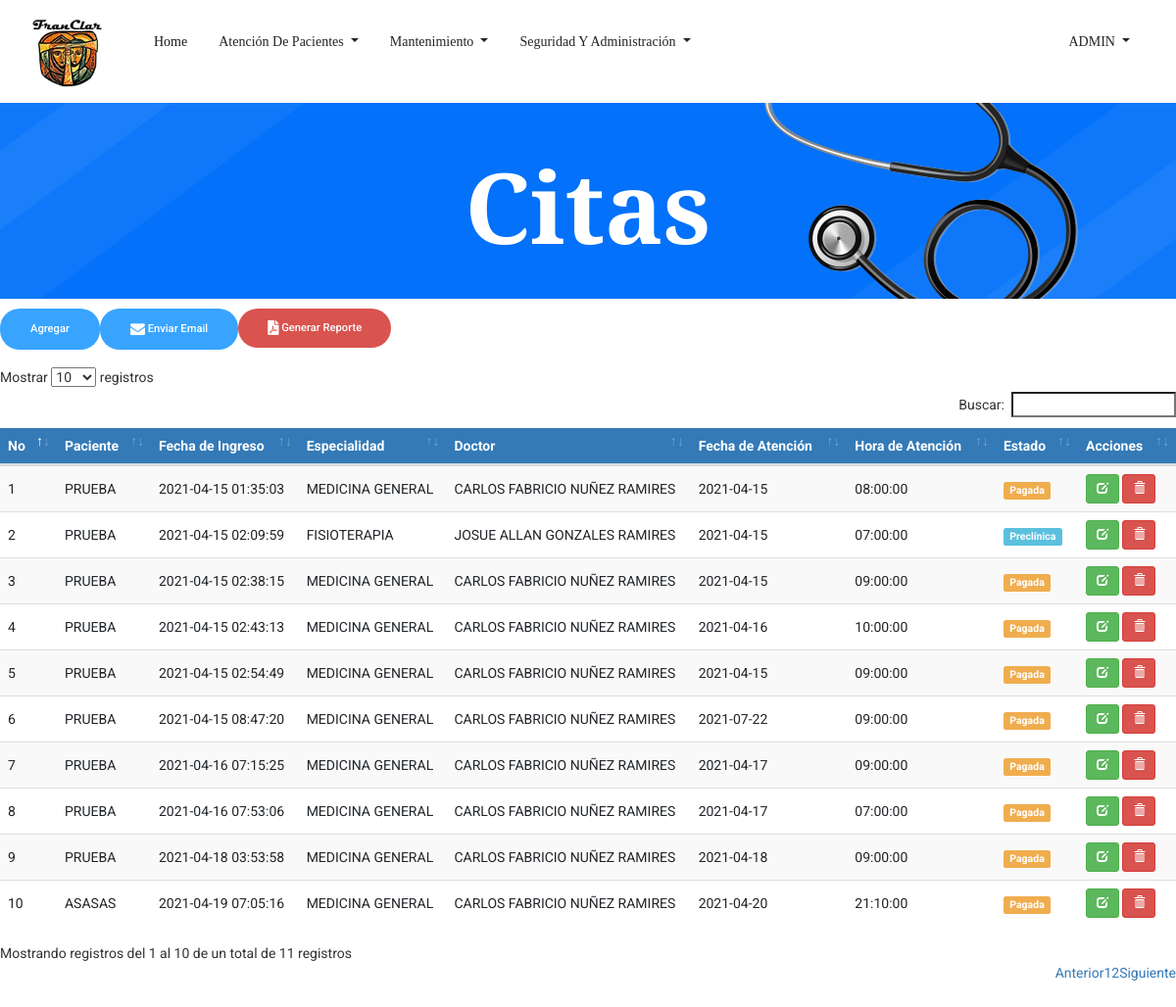
/Cita.php (signed in), run on the app's committed database.
### tables this page shows
CREATE TABLE `tbl_citas` (
  `ID_Cita` bigint(3) NOT NULL,
  `ID_Paciente` int(3) NOT NULL,
  `ID_Usuario` bigint(3) NOT NULL,
  `ID_Empleado` int(3) NOT NULL,
  `ID_Especialidad` int(3) NOT NULL,
  `ID_Estado` int(3) NOT NULL,
  `Fec_Creacion` timestamp NOT NULL DEFAULT current_timestamp(),
  `Fec_Atencion` date NOT NULL,
  `Hora_Atencion` time NOT NULL,
  `Precio` int(5) NOT NULL,
  `Usuario_Crea` bigint(3) DEFAULT NULL,
  `Fec_Crea` date DEFAULT NULL,
  `Usuario_Modif` bigint(3) DEFAULT NULL,
  `Fec_Modif` date DEFAULT NULL
);

CREATE TABLE `tbl_pacientes` (
  `ID_Paciente` int(3) NOT NULL,
  `ID_tipo_documento` int(11) NOT NULL,
  `cedula` varchar(20) NOT NULL,
  `ID_Sexo` int(1) NOT NULL,
  `ID_Est_Civil` int(3) NOT NULL,
  `ID_Tipo_Sangre` int(3) NOT NULL,
  `ID_Religion` int(3) NOT NULL,
  `Nom_Paciente` varchar(255) NOT NULL,
  `Fec_Nacimiento` date NOT NULL,
  `Edad` int(3) NOT NULL,
  `Dir_Paciente` varchar(255) NOT NULL,
  `Tel_Paciente` int(8) NOT NULL,
  `Cel_Paciente` int(8) NOT NULL,
  `Email` varchar(50) NOT NULL,
  `Contacto_Emergencia` varchar(40) NOT NULL,
  `ID_Parentesco` int(3) NOT NULL,
  `Tel_Emergencia` int(8) NOT NULL,
  `Cel_Emergencia` int(8) NOT NULL,
  `Antecedentes_Personales` varchar(500) DEFAULT NULL,
  `Antecedentes_Hospitalarios` varchar(500) DEFAULT NULL,
  `Antecedentes_Alergicos` varchar(500) DEFAULT NULL,
  `Antecedentes_Familiares` varchar(500) DEFAULT NULL,
  `Habitos` varchar(500) DEFAULT NULL,
  `Usuario_crea` bigint(3) DEFAULT NULL,
  `Fec_crea` date DEFAULT NULL,
  `Usuario_modif` bigint(3) DEFAULT NULL,
  `Fec_modif` date DEFAULT NULL
);

CREATE TABLE `tbl_especialidad` (
  `ID_Especialidad` int(3) NOT NULL,
  `Descripcion_Espec` varchar(30) NOT NULL,
  `Precio` int(5) NOT NULL
);

CREATE TABLE `tbl_empleado` (
  `ID_Empleado` int(3) NOT NULL,
  `Nom_Empleado` varchar(50) NOT NULL,
  `ID_Sexo` int(1) NOT NULL,
  `ID_Est_Civil` int(3) NOT NULL,
  `ID_Cargo` int(3) NOT NULL,
  `ID_Especialidad` int(3) NOT NULL,
  `Cedula` varchar(13) NOT NULL,
  `Fec_Nacimiento` date NOT NULL,
  `Dir_Empleado` varchar(255) NOT NULL,
  `Tel_Empleado` int(8) NOT NULL,
  `Cel_Empleado` int(8) NOT NULL,
  `Salario` int(6) NOT NULL,
  `Usuario_Crea` bigint(3) DEFAULT NULL,
  `Fec_Crea` date DEFAULT NULL,
  `Usuario_Modif` bigint(3) DEFAULT NULL,
  `Fec_Modif` date DEFAULT NULL
);

CREATE TABLE `tbl_estado_cita` (
  `ID_Estado` int(3) NOT NULL,
  `Descripcion_Est_cita` varchar(20) NOT NULL
);

### Cita.php (the view, shortened to what this page needs)
<!doctype html>
<html lang="es">
<?php
include 'head.php'
?>
<body>
    <?php
    include 'header.php';
    ?>
    <section class="breadcrumb_part breadcrumb_bg">
        <div class="container">
            <div class="row">
                <div class="col-lg-12">
                    <div class="breadcrumb_iner">
                        <div class="breadcrumb_iner_item">
                            <h2>Citas</h2>
                        </div>
                    </div>
                </div>
            </div>
        </div>
    </section>
    <form class="form-inline my-2 my-lg-0 float-left">
        <a href="agregarcita.php" class="genric-btn info circle">Agregar</a>
    </form>
	<div class="form-inline my-2 my-lg-0 float-left" >
	<a class="genric-btn info circle" href="PHPMailer/notificaciones.php">
	<i class="fa fa-envelope fa-lg"> </i> Enviar Email  </a>
</div>
<form class="form-inline my-2 my-lg-0 float-left">
	<a class="genric-btn btn-danger circle" onclick="buscar_cita()" href="#">
	<i class="fas fa-file-pdf fa-lg"> </i> Generar Reporte</a>
	</form>
	<br>
	<br>
	<br>
   <div class="table-responsive">
			<table id="datatableUsuarios" class="table table-striped table-hover" cellspacing="0" width="100%">
            	<thead>
				<tr>
					<th>No</th>
					<th>Paciente</th>
					<th>Fecha de Ingreso</th>
					<th>Especialidad</th>
                    <th>Doctor</th>
                    <th>Fecha de Atención</th>
                    <th>Hora de Atención</th>
                    <th>Estado</th>
				    <th>Acciones</th>
				</tr>
				</thead>
				<tbody>
					<?php
						$sql = mysqli_query($con, "SELECT tbl_citas.ID_Cita,
						tbl_pacientes.Nom_Paciente,
						tbl_citas.Fec_Creacion,
						tbl_especialidad.Descripcion_Espec,
						tbl_empleado.Nom_Empleado,
						tbl_citas.Fec_Atencion,
						tbl_citas.Hora_Atencion,
						tbl_estado_cita.Descripcion_Est_cita,
						tbl_estado_cita.ID_Estado FROM tbl_citas
						INNER JOIN tbl_pacientes on tbl_citas.ID_Paciente = tbl_pacientes.ID_Paciente
						INNER JOIN tbl_especialidad on tbl_citas.ID_Especialidad = tbl_especialidad.ID_Especialidad
						INNER JOIN tbl_empleado on tbl_citas.ID_Empleado = tbl_empleado.ID_Empleado
						INNER JOIN tbl_estado_cita on tbl_citas.ID_Estado = tbl_estado_cita.ID_Estado ORDER BY tbl_citas.Fec_Creacion DESC");
						if(mysqli_num_rows($sql) == 0){
							echo '<tr><td colspan="8">No hay datos.</td></tr>';
						}else{
							while($row = mysqli_fetch_assoc($sql)){
								if($row['ID_Estado'] == 1){
									echo '
									<tr>
									<td>'.$row['ID_Cita'].'</td>
									<td>'.$row['Nom_Paciente'].'</td>
									<td>'.$row['Fec_Creacion'].'</td>
									<td>'.$row['Descripcion_Espec'].'</td>
									<td>'.$row['Nom_Empleado'].'</td>
									<td>'.$row['Fec_Atencion'].'</td>
									<td>'.$row['Hora_Atencion'].'</td>
									<td><span class="label label-success">'.$row['Descripcion_Est_cita'].'</span></td>
									<td>
										<a href="EditarCita.php?nik='.$row['ID_Cita'].'" title="Editar datos" class="btn btn-success btn-sm"><span class="glyphicon glyphicon-edit" aria-hidden="true"></span></a>
										<a href="Cita.php?aksi=delete&nik='.$row['ID_Cita'].'" title="Eliminar" onclick="return confirm(\'¿Está seguro de borrar los datos de la cita\')" class="btn btn-danger btn-sm"><span class="glyphicon glyphicon-trash" aria-hidden="true"></span></a>
									</td>
									</tr>
									';
								}elseif($row['ID_Estado'] == 2){
									echo '
									<tr>
									<td>'.$row['ID_Cita'].'</td>
									<td>'.$row['Nom_Paciente'].'</td>
									<td>'.$row['Fec_Creacion'].'</td>
									<td>'.$row['Descripcion_Espec'].'</td>
									<td>'.$row['Nom_Empleado'].'</td>
									<td>'.$row['Fec_Atencion'].'</td>
									<td>'.$row['Hora_Atencion'].'</td>
									<td><span class="label label-info">'.$row['Descripcion_Est_cita'].'</span></td>
									<td>
									<a href="EditarCita.php?nik='.$row['ID_Cita'].'" title="Editar datos" class="btn btn-success btn-sm"><span class="glyphicon glyphicon-edit" aria-hidden="true"></span></a>
									<a href="Cita.php?aksi=delete&nik='.$row['ID_Cita'].'" title="Eliminar" onclick="return confirm(\'¿Está seguro de borrar los datos de la cita\')" class="btn btn-danger btn-sm"><span class="glyphicon glyphicon-trash" aria-hidden="true"></span></a>
								    </td>
									</tr>
									';
								}elseif($row['ID_Estado'] == 4){
									echo '
									<tr>
									<td>'.$row['ID_Cita'].'</td>
									<td>'.$row['Nom_Paciente'].'</td>
									<td>'.$row['Fec_Creacion'].'</td>
									<td>'.$row['Descripcion_Espec'].'</td>
									<td>'.$row['Nom_Empleado'].'</td>
									<td>'.$row['Fec_Atencion'].'</td>
									<td>'.$row['Hora_Atencion'].'</td>
									<td><span class="label label-warning">'.$row['Descripcion_Est_cita'].'</span></td>
									<td>
									<a href="EditarCita.php?nik='.$row['ID_Cita'].'" title="Editar datos" class="btn btn-success btn-sm"><span class="glyphicon glyphicon-edit" aria-hidden="true"></span></a>
									<a href="Cita.php?aksi=delete&nik='.$row['ID_Cita'].'" title="Eliminar" onclick="return confirm(\'¿Está seguro de borrar los datos de la cita\')" class="btn btn-danger btn-sm"><span class="glyphicon glyphicon-trash" aria-hidden="true"></span></a>
								    </td>
									</tr>
									';
								}
							}
						}
					?>
				</tbody>
			</table>
		 </div>
		<br><br><br><br><br><br><br><br><br><br>
</body>
</html>

### css/main.css (style rules this page uses)
table th { background-color: #337ab7 !important; color: white; }
table>tbody>tr>td { vertical-align: middle !important; }

### data on the page
tbl_citas: ID_Cita "10", ID_Paciente.Nom_Paciente "ASASAS", Fec_Creacion "2021-04-19 07:05:16", ID_Especialidad.Descripcion_Espec "MEDICINA GENERAL", ID_Empleado.Nom_Empleado "CARLOS FABRICIO NUÑEZ RAMIRES", Fec_Atencion "2021-04-20", Hora_Atencion "21:10:00", ID_Estado.Descripcion_Est_cita "Pagada"
tbl_citas: ID_Cita "9", ID_Paciente.Nom_Paciente "PRUEBA", Fec_Creacion "2021-04-18 03:53:58", ID_Especialidad.Descripcion_Espec "MEDICINA GENERAL", ID_Empleado.Nom_Empleado "CARLOS FABRICIO NUÑEZ RAMIRES", Fec_Atencion "2021-04-18", Hora_Atencion "09:00:00", ID_Estado.Descripcion_Est_cita "Pagada"
tbl_citas: ID_Cita "8", ID_Paciente.Nom_Paciente "PRUEBA", Fec_Creacion "2021-04-16 07:53:06", ID_Especialidad.Descripcion_Espec "MEDICINA GENERAL", ID_Empleado.Nom_Empleado "CARLOS FABRICIO NUÑEZ RAMIRES", Fec_Atencion "2021-04-17", Hora_Atencion "07:00:00", ID_Estado.Descripcion_Est_cita "Pagada"
tbl_citas: ID_Cita "7", ID_Paciente.Nom_Paciente "PRUEBA", Fec_Creacion "2021-04-16 07:15:25", ID_Especialidad.Descripcion_Espec "MEDICINA GENERAL", ID_Empleado.Nom_Empleado "CARLOS FABRICIO NUÑEZ RAMIRES", Fec_Atencion "2021-04-17", Hora_Atencion "09:00:00", ID_Estado.Descripcion_Est_cita "Pagada"
tbl_citas: ID_Cita "6", ID_Paciente.Nom_Paciente "PRUEBA", Fec_Creacion "2021-04-15 08:47:20", ID_Especialidad.Descripcion_Espec "MEDICINA GENERAL", ID_Empleado.Nom_Empleado "CARLOS FABRICIO NUÑEZ RAMIRES", Fec_Atencion "2021-07-22", Hora_Atencion "09:00:00", ID_Estado.Descripcion_Est_cita "Pagada"
tbl_citas: ID_Cita "5", ID_Paciente.Nom_Paciente "PRUEBA", Fec_Creacion "2021-04-15 02:54:49", ID_Especialidad.Descripcion_Espec "MEDICINA GENERAL", ID_Empleado.Nom_Empleado "CARLOS FABRICIO NUÑEZ RAMIRES", Fec_Atencion "2021-04-15", Hora_Atencion "09:00:00", ID_Estado.Descripcion_Est_cita "Pagada"
tbl_citas: ID_Cita "4", ID_Paciente.Nom_Paciente "PRUEBA", Fec_Creacion "2021-04-15 02:43:13", ID_Especialidad.Descripcion_Espec "MEDICINA GENERAL", ID_Empleado.Nom_Empleado "CARLOS FABRICIO NUÑEZ RAMIRES", Fec_Atencion "2021-04-16", Hora_Atencion "10:00:00", ID_Estado.Descripcion_Est_cita "Pagada"
tbl_citas: ID_Cita "3", ID_Paciente.Nom_Paciente "PRUEBA", Fec_Creacion "2021-04-15 02:38:15", ID_Especialidad.Descripcion_Espec "MEDICINA GENERAL", ID_Empleado.Nom_Empleado "CARLOS FABRICIO NUÑEZ RAMIRES", Fec_Atencion "2021-04-15", Hora_Atencion "09:00:00", ID_Estado.Descripcion_Est_cita "Pagada"
tbl_citas: ID_Cita "2", ID_Paciente.Nom_Paciente "PRUEBA", Fec_Creacion "2021-04-15 02:09:59", ID_Especialidad.Descripcion_Espec "FISIOTERAPIA", ID_Empleado.Nom_Empleado "JOSUE ALLAN GONZALES RAMIRES", Fec_Atencion "2021-04-15", Hora_Atencion "07:00:00", ID_Estado.Descripcion_Est_cita "Preclínica"
tbl_citas: ID_Cita "1", ID_Paciente.Nom_Paciente "PRUEBA", Fec_Creacion "2021-04-15 01:35:03", ID_Especialidad.Descripcion_Espec "MEDICINA GENERAL", ID_Empleado.Nom_Empleado "CARLOS FABRICIO NUÑEZ RAMIRES", Fec_Atencion "2021-04-15", Hora_Atencion "08:00:00", ID_Estado.Descripcion_Est_cita "Pagada"

### other printed values
$usuario "ADMIN"
